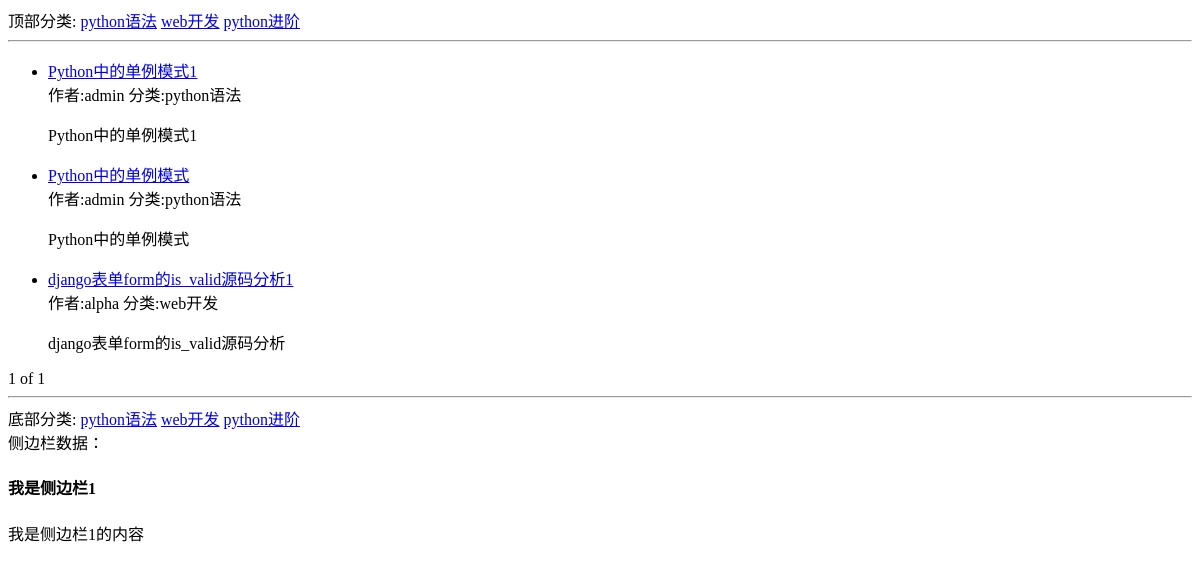
Before: / with the older database file.
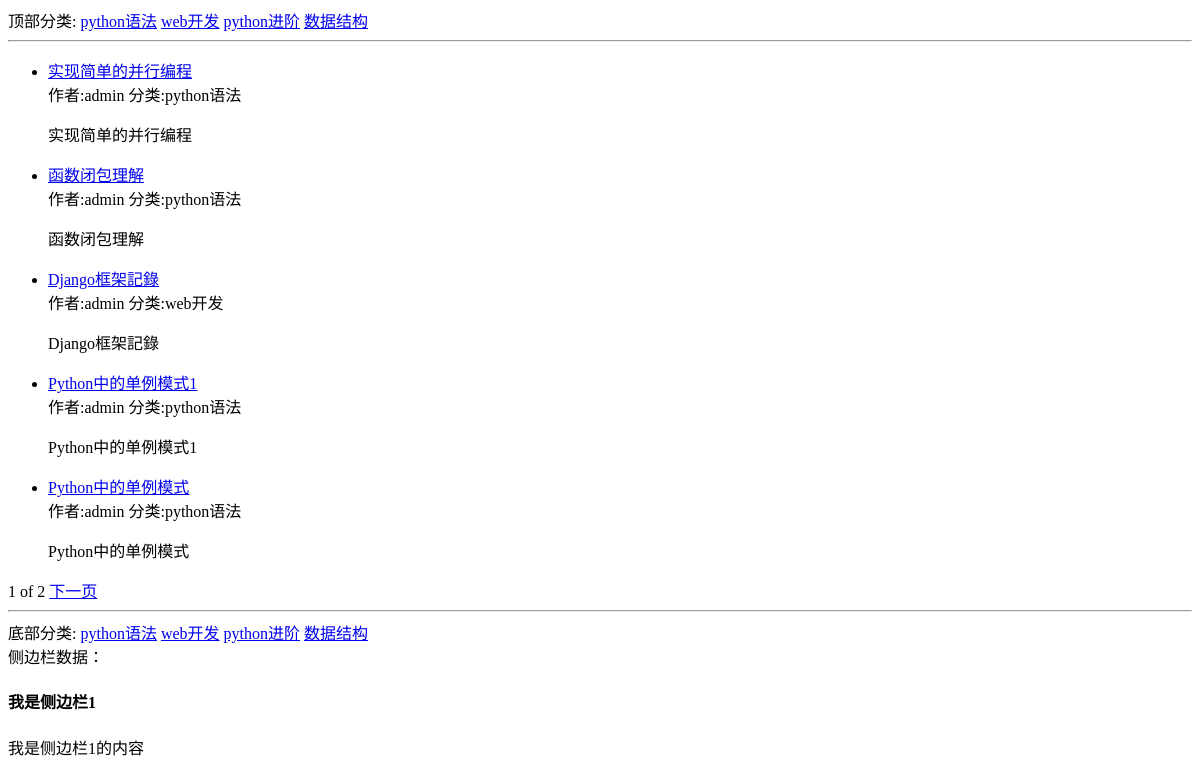
After: the same page with the newer database file.
### blog/models.py (models this page shows, shortened)
class Category(models.Model):
    STATUS_NORMAL = 1
    STATUS_DELETE = 0
    STATUS_ITEMS = [
        (STATUS_NORMAL, '正常'),
        (STATUS_DELETE, '删除'),
    ]
    name = models.CharField(max_length=128, verbose_name="名称")
    status = models.PositiveIntegerField(default=STATUS_NORMAL, choices=STATUS_ITEMS, verbose_name="状态")
    is_nav = models.BooleanField(default=False, verbose_name="是否为导航")
    owner = models.ForeignKey(User, verbose_name="作者")
    created_time = models.DateTimeField(auto_now_add=True, verbose_name="创建时间")
    class Meta:
        verbose_name = verbose_name_plural = "分类"
    @classmethod
    def get_navs(cls):
        categories = cls.objects.filter(status=cls.STATUS_NORMAL)
        nav_categories = []
        normal_categories = []
        for ca in categories:
            if ca.is_nav:
                nav_categories.append(ca)
            else:
                normal_categories.append(ca)
        return {
            'nav': nav_categories,
            'categories': normal_categories
        }

class Post(models.Model):
    STATUS_NORMAL = 1
    STATUS_DELETE = 0
    STATUS_DRAFT = 2
    STATUS_ITEMS = [
        (STATUS_NORMAL, '正常'),
        (STATUS_DELETE, '删除'),
        (STATUS_DRAFT, '草稿'),
    ]
    title = models.CharField(max_length=128, verbose_name="标题")
    desc = models.CharField(max_length=1024, blank=True, verbose_name="摘要")
    content = models.TextField(verbose_name="正文", help_text="正文必须为mark down格式")
    status = models.PositiveIntegerField(default=STATUS_NORMAL, choices=STATUS_ITEMS, verbose_name="状态")
    category = models.ForeignKey(Category, verbose_name="分类")
    tag = models.ManyToManyField(Tag, verbose_name="标签")
    owner = models.ForeignKey(User, verbose_name="作者")
    created_time = models.DateTimeField(auto_now_add=True, verbose_name="创建时间")
    pv = models.PositiveIntegerField(default=1)
    uv = models.PositiveIntegerField(default=1)
    class Meta:
        verbose_name = verbose_name_plural = "文章"
        ordering = ['-id']  #根据Id进行降序排列

### config/models.py (models this page shows)
class SideBar(models.Model):
    STATUS_SHOW = 1
    STATUS_HIDE = 0
    STATUS_ITEMS = (
        (STATUS_SHOW, '展示'),
        (STATUS_HIDE, '隐藏'),
    )
    DISPLAY_HTML = 1
    DISPLAY_LATEST = 2
    DISPLAY_HOT = 3
    DISPLAY_COMMENT = 4
    SIDE_TYPE = (
        (DISPLAY_HTML, 'HTML'),
        (DISPLAY_LATEST, '最新文章'),
        (DISPLAY_HOT, '最热文章'),
        (DISPLAY_COMMENT, '最新评论'),
    )
    title = models.CharField(max_length=50, verbose_name="标题")
    display_type = models.PositiveIntegerField(default=1, choices=SIDE_TYPE, verbose_name="展示类型")
    content = models.CharField(max_length=500, blank=True, verbose_name="内容",
                               help_text="如果设置的不是HTML类型，可为空")
    status = models.PositiveIntegerField(default=1, choices=STATUS_ITEMS, verbose_name="状态")
    owner = models.ForeignKey(User, verbose_name="作者")
    created_time = models.DateTimeField(auto_now_add=True, verbose_name="创建时间")
    class Meta:
        verbose_name = verbose_name_plural = "侧边栏"
    @classmethod
    def get_all(cls):
        return cls.objects.filter(status=cls.STATUS_SHOW)
    @property
    def content_html(self):
        from blog.models import Post
        from comment.models import Comment
        result = ''
        if self.display_type == self.DISPLAY_HTML:
            result = self.content
        elif self.display_type == self.DISPLAY_LATEST:
            posts = Post.latest_posts()
            context = {
                'posts': posts
            }
            result = render_to_string('config/blocks/sidebar_posts.html', context)
        elif self.display_type == self.DISPLAY_HOT:
            posts = Post.hot_posts()
            context = {
                'posts': posts
            }
            result = render_to_string('config/blocks/sidebar_posts.html', context)
        elif self.display_type == self.DISPLAY_COMMENT:
            comments = Comment.objects.filter(status=Comment.STATUS_NORMAL)
            context = {
                'comments': comments
            }
            result = render_to_string('config/blocks/sidebar_comment.html', context)
        return result

### blog/views.py (the view)
# urls.py: url(r'^$', IndexView.as_view(), name='post_list'),
class IndexView(CommonViewMixin, ListView):
    queryset = Post.latest_posts()
    template_name = 'blog/list.html'
    context_object_name = 'post_list'
    paginate_by = 5
    print("in IndexView")

### blog/views.py (called while the page is built)
    def get_context_data(self, **kwargs):
        context = super().get_context_data(**kwargs)
        context.update({
            'sidebars': SideBar.get_all()
        })
        context.update(Category.get_navs())
        return context

### typeidea/templates/blog/list.html (shortened to what this page needs)
{% extends './base.html' %}
{% block main%}
    <ul>
        {% for post in post_list %}
        <li>
            <a href="{% url 'post_detail' post.id %}">{{ post.title }}</a>
            <div>
                <span>作者:{{ post.owner.username}}</span>
                <span>分类:{{ post.category.name }}</span>
            </div>
            <p>
                {{ post.desc }}
            </p>
        </li>
        {% endfor %}
    </ul>
{% if page_obj %}
{{ page_obj.number }} of {{ paginator.num_pages }}
{% if page_obj.has_next %}
<a href="?page={{ page_obj.next_page_number}}">下一页</a>
{% endif %}
{% endif %}
{% endblock %}

### typeidea/templates/blog/base.html (shortened to what this page needs)
<!DOCTYPE html>
<html lang="en">
<head>
</head>
<body>
<div>顶部分类:
    {% for cate in nav %}
    <a href="{% url 'category_list' cate.id %}">{{ cate.name }}</a>
    {% endfor %}
</div>
<hr>
{% block main %}
{% endblock %}
<hr>
<div>底部分类:
    {% for cate in nav %}
     <a href="{% url 'category_list' cate.id %}">{{ cate.name }}</a>
    {% endfor %}
</div>
<div>侧边栏数据：
    {% for side in sidebars %}
    <h4>{{ side.title }}</h4>
        {{ side.content_html }}
    {% endfor %}
</div>
</body>
</html>

Changed rows visible on the page:
no longer on this page (row unchanged): Post: title "django表单form的is_valid源码分析1", owner.username "alpha", category.name "web开发", desc "django表单form的is_valid源码分析"
added Category: name "数据结构"
added Post: title "实现简单的并行编程", owner.username "admin", category.name "python语法", desc "实现简单的并行编程"
added Post: title "函数闭包理解", owner.username "admin", category.name "python语法", desc "函数闭包理解"
added Post: title "Django框架記錄", owner.username "admin", category.name "web开发", desc "Django框架記錄"
Other visible differences:
{{ paginator.num_pages }}: "1" → "2"
text now shown: "下一页"
